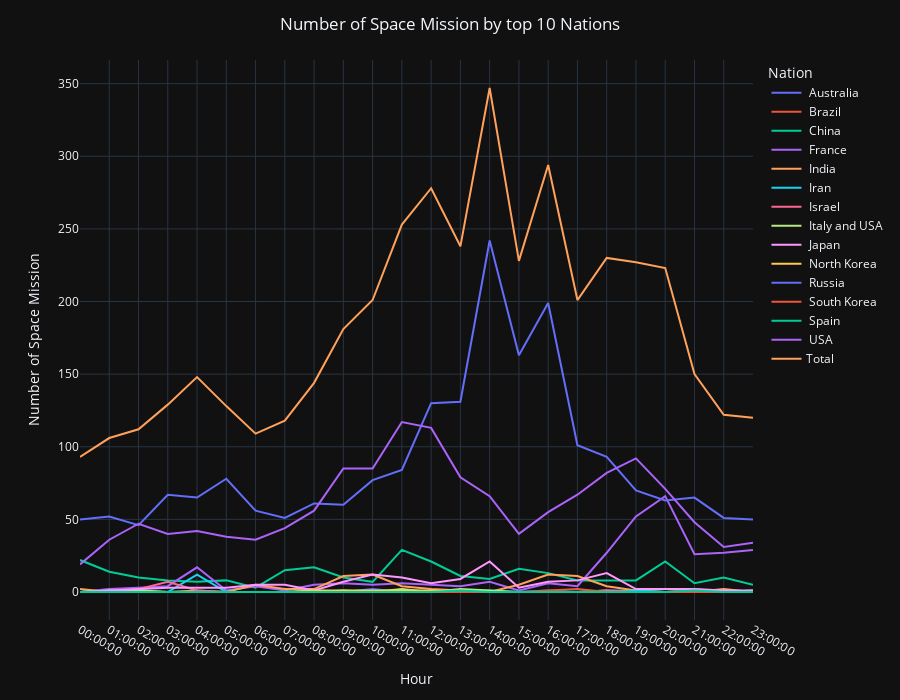

The code cell stored with this chart in its notebook:
### Markdown cell above
### Launch per Nation per Hour

### Code cell
df_time = df_combined[["LocalTime", "Owner", "Detail"]].copy()
df_time["LocalTime"] = df_time["LocalTime"].dt.round("H")
df_time.set_index("LocalTime", inplace=True)

by_time_owner = df_time.groupby([df_time.index.time, "Owner"]).count()
by_time_owner.index.name = "Hour"
by_time = by_time_owner.unstack(1)
by_time.replace(float("nan"),0,inplace=True)
by_time = by_time.droplevel(axis=1, level=0)
by_time["Total"] = by_time.sum(axis=1)
fig = px.line(by_time, height=700)
fig.update_layout(
    title_text="Number of Space Mission by top 10 Nations",
    xaxis_title="Hour",
    yaxis_title="Number of Space Mission",
    legend_title="Nation",
    title_x=0.5,
    template='plotly_dark'

)

fig.show()

### Figure 1 — Plotly figure (JSON) as saved in the notebook; plotly's stock layout.template omitted (floating-point values rounded to 4 significant figures)
{"data": [{"hovertemplate": "Owner= Australia<br>index=%{x}<br>value=%{y}<extra></extra>", "legendgroup": " Australia", "line": {"color": "#636efa", "dash": "solid"}, "mode": "lines", "name": " Australia", "orientation": "v", "showlegend": true, "type": "scatter", "x": ["00:00:00", "01:00:00", "02:00:00", "03:00:00", "04:00:00", "05:00:00", "06:00:00", "07:00:00", "08:00:00", "09:00:00", "10:00:00", "11:00:00", "12:00:00", "13:00:00", "14:00:00", "15:00:00", "16:00:00", "17:00:00", "18:00:00", "19:00:00", "20:00:00", "21:00:00", "22:00:00", "23:00:00"], "xaxis": "x", "y": [0.0, 0.0, 0.0, 0.0, 0.0, 0.0, 0.0, 0.0, 0.0, 0.0, 2.0, 0.0, 0.0, 0.0, 1.0, 0.0, 1.0, 0.0, 1.0, 1.0, 0.0, 0.0, 0.0, 0.0], "yaxis": "y"}, {"hovertemplate": "Owner= Brazil<br>index=%{x}<br>value=%{y}<extra></extra>", "legendgroup": " Brazil", "line": {"color": "#EF553B", "dash": "solid"}, "mode": "lines", "name": " Brazil", "orientation": "v", "showlegend": true, "type": "scatter", "x": ["00:00:00", "01:00:00", "02:00:00", "03:00:00", "04:00:00", "05:00:00", "06:00:00", "07:00:00", "08:00:00", "09:00:00", "10:00:00", "11:00:00", "12:00:00", "13:00:00", "14:00:00", "15:00:00", "16:00:00", "17:00:00", "18:00:00", "19:00:00", "20:00:00", "21:00:00", "22:00:00", "23:00:00"], "xaxis": "x", "y": [0.0, 0.0, 0.0, 0.0, 0.0, 0.0, 0.0, 0.0, 0.0, 0.0, 0.0, 0.0, 0.0, 0.0, 0.0, 0.0, 0.0, 0.0, 1.0, 0.0, 0.0, 2.0, 0.0, 0.0], "yaxis": "y"}, {"hovertemplate": "Owner= China<br>index=%{x}<br>value=%{y}<extra></extra>", "legendgroup": " China", "line": {"color": "#00cc96", "dash": "solid"}, "mode": "lines", "name": " China", "orientation": "v", "showlegend": true, "type": "scatter", "x": ["00:00:00", "01:00:00", "02:00:00", "03:00:00", "04:00:00", "05:00:00", "06:00:00", "07:00:00", "08:00:00", "09:00:00", "10:00:00", "11:00:00", "12:00:00", "13:00:00", "14:00:00", "15:00:00", "16:00:00", "17:00:00", "18:00:00", "19:00:00", "20:00:00", "21:00:00", "22:00:00", "23:00:00"], "xaxis": "x", "y": [22.0, 14.0, 10.0, 8.0, 7.0, 8.0, 3.0, 15.0, 17.0, 10.0, 7.0, 29.0, 21.0, 11.0, 9.0, 16.0, 13.0, 8.0, 8.0, 8.0, 21.0, 6.0, 10.0, 5.0], "yaxis": "y"}, {"hovertemplate": "Owner= France<br>index=%{x}<br>value=%{y}<extra></extra>", "legendgroup": " France", "line": {"color": "#ab63fa", "dash": "solid"}, "mode": "lines", "name": " France", "orientation": "v", "showlegend": true, "type": "scatter", "x": ["00:00:00", "01:00:00", "02:00:00", "03:00:00", "04:00:00", "05:00:00", "06:00:00", "07:00:00", "08:00:00", "09:00:00", "10:00:00", "11:00:00", "12:00:00", "13:00:00", "14:00:00", "15:00:00", "16:00:00", "17:00:00", "18:00:00", "19:00:00", "20:00:00", "21:00:00", "22:00:00", "23:00:00"], "xaxis": "x", "y": [0.0, 2.0, 3.0, 4.0, 17.0, 1.0, 4.0, 1.0, 5.0, 6.0, 5.0, 6.0, 5.0, 4.0, 7.0, 1.0, 6.0, 4.0, 27.0, 52.0, 66.0, 26.0, 27.0, 29.0], "yaxis": "y"}, {"hovertemplate": "Owner= India<br>index=%{x}<br>value=%{y}<extra></extra>", "legendgroup": " India", "line": {"color": "#FFA15A", "dash": "solid"}, "mode": "lines", "name": " India", "orientation": "v", "showlegend": true, "type": "scatter", "x": ["00:00:00", "01:00:00", "02:00:00", "03:00:00", "04:00:00", "05:00:00", "06:00:00", "07:00:00", "08:00:00", "09:00:00", "10:00:00", "11:00:00", "12:00:00", "13:00:00", "14:00:00", "15:00:00", "16:00:00", "17:00:00", "18:00:00", "19:00:00", "20:00:00", "21:00:00", "22:00:00", "23:00:00"], "xaxis": "x", "y": [2.0, 0.0, 1.0, 0.0, 1.0, 0.0, 5.0, 2.0, 2.0, 11.0, 12.0, 4.0, 2.0, 1.0, 0.0, 5.0, 12.0, 11.0, 4.0, 1.0, 0.0, 0.0, 2.0, 0.0], "yaxis": "y"}, {"hovertemplate": "Owner= Iran<br>index=%{x}<br>value=%{y}<extra></extra>", "legendgroup": " Iran", "line": {"color": "#19d3f3", "dash": "solid"}, "mode": "lines", "name": " Iran", "orientation": "v", "showlegend": true, "type": "scatter", "x": ["00:00:00", "01:00:00", "02:00:00", "03:00:00", "04:00:00", "05:00:00", "06:00:00", "07:00:00", "08:00:00", "09:00:00", "10:00:00", "11:00:00", "12:00:00", "13:00:00", "14:00:00", "15:00:00", "16:00:00", "17:00:00", "18:00:00", "19:00:00", "20:00:00", "21:00:00", "22:00:00", "23:00:00"], "xaxis": "x", "y": [0.0, 0.0, 0.0, 0.0, 12.0, 0.0, 0.0, 0.0, 1.0, 0.0, 0.0, 0.0, 0.0, 0.0, 0.0, 0.0, 0.0, 0.0, 0.0, 1.0, 0.0, 0.0, 0.0, 0.0], "yaxis": "y"}, {"hovertemplate": "Owner= Israel<br>index=%{x}<br>value=%{y}<extra></extra>", "legendgroup": " Israel", "line": {"color": "#FF6692", "dash": "solid"}, "mode": "lines", "name": " Israel", "orientation": "v", "showlegend": true, "type": "scatter", "x": ["00:00:00", "01:00:00", "02:00:00", "03:00:00", "04:00:00", "05:00:00", "06:00:00", "07:00:00", "08:00:00", "09:00:00", "10:00:00", "11:00:00", "12:00:00", "13:00:00", "14:00:00", "15:00:00", "16:00:00", "17:00:00", "18:00:00", "19:00:00", "20:00:00", "21:00:00", "22:00:00", "23:00:00"], "xaxis": "x", "y": [0.0, 0.0, 2.0, 7.0, 1.0, 0.0, 0.0, 0.0, 0.0, 0.0, 0.0, 0.0, 0.0, 0.0, 0.0, 0.0, 0.0, 0.0, 1.0, 0.0, 0.0, 0.0, 0.0, 0.0], "yaxis": "y"}, {"hovertemplate": "Owner= Italy and USA<br>index=%{x}<br>value=%{y}<extra></extra>", "legendgroup": " Italy and USA", "line": {"color": "#B6E880", "dash": "solid"}, "mode": "lines", "name": " Italy and USA", "orientation": "v", "showlegend": true, "type": "scatter", "x": ["00:00:00", "01:00:00", "02:00:00", "03:00:00", "04:00:00", "05:00:00", "06:00:00", "07:00:00", "08:00:00", "09:00:00", "10:00:00", "11:00:00", "12:00:00", "13:00:00", "14:00:00", "15:00:00", "16:00:00", "17:00:00", "18:00:00", "19:00:00", "20:00:00", "21:00:00", "22:00:00", "23:00:00"], "xaxis": "x", "y": [0.0, 1.0, 1.0, 0.0, 0.0, 0.0, 0.0, 0.0, 0.0, 1.0, 0.0, 2.0, 0.0, 2.0, 1.0, 0.0, 0.0, 0.0, 0.0, 0.0, 0.0, 0.0, 0.0, 1.0], "yaxis": "y"}, {"hovertemplate": "Owner= Japan<br>index=%{x}<br>value=%{y}<extra></extra>", "legendgroup": " Japan", "line": {"color": "#FF97FF", "dash": "solid"}, "mode": "lines", "name": " Japan", "orientation": "v", "showlegend": true, "type": "scatter", "x": ["00:00:00", "01:00:00", "02:00:00", "03:00:00", "04:00:00", "05:00:00", "06:00:00", "07:00:00", "08:00:00", "09:00:00", "10:00:00", "11:00:00", "12:00:00", "13:00:00", "14:00:00", "15:00:00", "16:00:00", "17:00:00", "18:00:00", "19:00:00", "20:00:00", "21:00:00", "22:00:00", "23:00:00"], "xaxis": "x", "y": [0.0, 1.0, 2.0, 3.0, 3.0, 3.0, 5.0, 5.0, 1.0, 7.0, 12.0, 10.0, 6.0, 9.0, 21.0, 3.0, 7.0, 8.0, 13.0, 2.0, 2.0, 2.0, 1.0, 1.0], "yaxis": "y"}, {"hovertemplate": "Owner= North Korea<br>index=%{x}<br>value=%{y}<extra></extra>", "legendgroup": " North Korea", "line": {"color": "#FECB52", "dash": "solid"}, "mode": "lines", "name": " North Korea", "orientation": "v", "showlegend": true, "type": "scatter", "x": ["00:00:00", "01:00:00", "02:00:00", "03:00:00", "04:00:00", "05:00:00", "06:00:00", "07:00:00", "08:00:00", "09:00:00", "10:00:00", "11:00:00", "12:00:00", "13:00:00", "14:00:00", "15:00:00", "16:00:00", "17:00:00", "18:00:00", "19:00:00", "20:00:00", "21:00:00", "22:00:00", "23:00:00"], "xaxis": "x", "y": [0.0, 0.0, 0.0, 0.0, 0.0, 0.0, 0.0, 0.0, 1.0, 1.0, 1.0, 1.0, 1.0, 0.0, 0.0, 0.0, 0.0, 0.0, 0.0, 0.0, 0.0, 0.0, 0.0, 0.0], "yaxis": "y"}, {"hovertemplate": "Owner= Russia<br>index=%{x}<br>value=%{y}<extra></extra>", "legendgroup": " Russia", "line": {"color": "#636efa", "dash": "solid"}, "mode": "lines", "name": " Russia", "orientation": "v", "showlegend": true, "type": "scatter", "x": ["00:00:00", "01:00:00", "02:00:00", "03:00:00", "04:00:00", "05:00:00", "06:00:00", "07:00:00", "08:00:00", "09:00:00", "10:00:00", "11:00:00", "12:00:00", "13:00:00", "14:00:00", "15:00:00", "16:00:00", "17:00:00", "18:00:00", "19:00:00", "20:00:00", "21:00:00", "22:00:00", "23:00:00"], "xaxis": "x", "y": [50.0, 52.0, 46.0, 67.0, 65.0, 78.0, 56.0, 51.0, 61.0, 60.0, 77.0, 84.0, 130.0, 131.0, 242.0, 163.0, 199.0, 101.0, 93.0, 70.0, 63.0, 65.0, 51.0, 50.0], "yaxis": "y"}, {"hovertemplate": "Owner= South Korea<br>index=%{x}<br>value=%{y}<extra></extra>", "legendgroup": " South Korea", "line": {"color": "#EF553B", "dash": "solid"}, "mode": "lines", "name": " South Korea", "orientation": "v", "showlegend": true, "type": "scatter", "x": ["00:00:00", "01:00:00", "02:00:00", "03:00:00", "04:00:00", "05:00:00", "06:00:00", "07:00:00", "08:00:00", "09:00:00", "10:00:00", "11:00:00", "12:00:00", "13:00:00", "14:00:00", "15:00:00", "16:00:00", "17:00:00", "18:00:00", "19:00:00", "20:00:00", "21:00:00", "22:00:00", "23:00:00"], "xaxis": "x", "y": [0.0, 0.0, 0.0, 0.0, 0.0, 0.0, 0.0, 0.0, 0.0, 0.0, 0.0, 0.0, 0.0, 0.0, 0.0, 0.0, 1.0, 2.0, 0.0, 0.0, 0.0, 0.0, 0.0, 0.0], "yaxis": "y"}, {"hovertemplate": "Owner= Spain<br>index=%{x}<br>value=%{y}<extra></extra>", "legendgroup": " Spain", "line": {"color": "#00cc96", "dash": "solid"}, "mode": "lines", "name": " Spain", "orientation": "v", "showlegend": true, "type": "scatter", "x": ["00:00:00", "01:00:00", "02:00:00", "03:00:00", "04:00:00", "05:00:00", "06:00:00", "07:00:00", "08:00:00", "09:00:00", "10:00:00", "11:00:00", "12:00:00", "13:00:00", "14:00:00", "15:00:00", "16:00:00", "17:00:00", "18:00:00", "19:00:00", "20:00:00", "21:00:00", "22:00:00", "23:00:00"], "xaxis": "x", "y": [0.0, 0.0, 0.0, 0.0, 0.0, 0.0, 0.0, 0.0, 0.0, 0.0, 0.0, 0.0, 0.0, 1.0, 0.0, 0.0, 0.0, 0.0, 0.0, 0.0, 0.0, 1.0, 0.0, 0.0], "yaxis": "y"}, {"hovertemplate": "Owner= USA<br>index=%{x}<br>value=%{y}<extra></extra>", "legendgroup": " USA", "line": {"color": "#ab63fa", "dash": "solid"}, "mode": "lines", "name": " USA", "orientation": "v", "showlegend": true, "type": "scatter", "x": ["00:00:00", "01:00:00", "02:00:00", "03:00:00", "04:00:00", "05:00:00", "06:00:00", "07:00:00", "08:00:00", "09:00:00", "10:00:00", "11:00:00", "12:00:00", "13:00:00", "14:00:00", "15:00:00", "16:00:00", "17:00:00", "18:00:00", "19:00:00", "20:00:00", "21:00:00", "22:00:00", "23:00:00"], "xaxis": "x", "y": [19.0, 36.0, 47.0, 40.0, 42.0, 38.0, 36.0, 44.0, 56.0, 85.0, 85.0, 117.0, 113.0, 79.0, 66.0, 40.0, 55.0, 67.0, 82.0, 92.0, 71.0, 48.0, 31.0, 34.0], "yaxis": "y"}, {"hovertemplate": "Owner=Total<br>index=%{x}<br>value=%{y}<extra></extra>", "legendgroup": "Total", "line": {"color": "#FFA15A", "dash": "solid"}, "mode": "lines", "name": "Total", "orientation": "v", "showlegend": true, "type": "scatter", "x": ["00:00:00", "01:00:00", "02:00:00", "03:00:00", "04:00:00", "05:00:00", "06:00:00", "07:00:00", "08:00:00", "09:00:00", "10:00:00", "11:00:00", "12:00:00", "13:00:00", "14:00:00", "15:00:00", "16:00:00", "17:00:00", "18:00:00", "19:00:00", "20:00:00", "21:00:00", "22:00:00", "23:00:00"], "xaxis": "x", "y": [93.0, 106.0, 112.0, 129.0, 148.0, 128.0, 109.0, 118.0, 144.0, 181.0, 201.0, 253.0, 278.0, 238.0, 347.0, 228.0, 294.0, 201.0, 230.0, 227.0, 223.0, 150.0, 122.0, 120.0], "yaxis": "y"}], "layout": {"height": 700, "legend": {"title": {"text": "Nation"}, "tracegroupgap": 0}, "margin": {"t": 60}, "title": {"text": "Number of Space Mission by top 10 Nations", "x": 0.5}, "xaxis": {"anchor": "y", "domain": [0.0, 1.0], "title": {"text": "Hour"}}, "yaxis": {"anchor": "x", "domain": [0.0, 1.0], "title": {"text": "Number of Space Mission"}}}}
